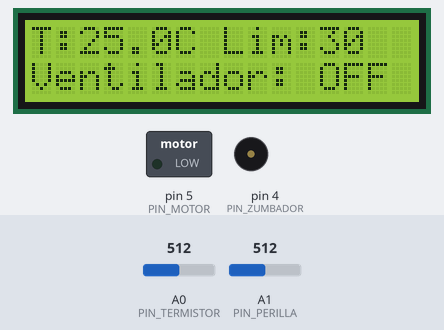
Bench run of a sketch on a simulated Arduino Uno, built with avr-gcc and run on an emulated ATmega328P. Shown: 16×2 character LCD, switched loads named in the sketch (green lamp = pin HIGH), buzzer (waves = sounding). The test bench sets the inputs (shaded band); at power-on: A0 (PIN_TERMISTOR) = 512, A1 (PIN_PERILLA) = 512.

Above: at 2.7 s.
2.8 s: A0 (PIN_TERMISTOR) set to 549
At 4.0 s:
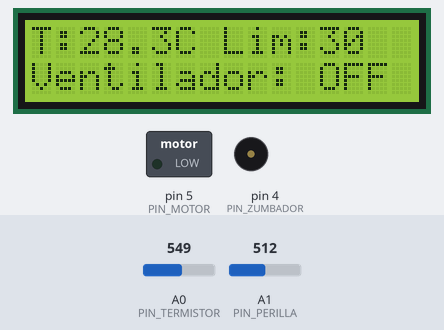
4.6 s: A0 (PIN_TERMISTOR) set to 577
At 5.6 s:
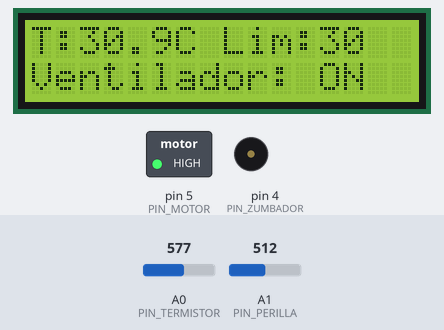
6.2 s: A0 (PIN_TERMISTOR) set to 611
At 7.3 s:
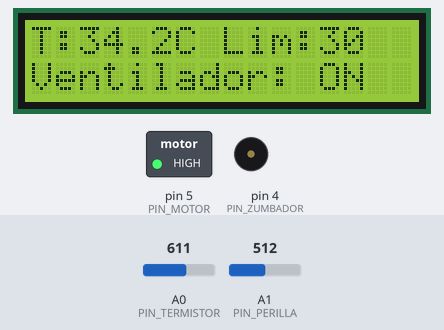
7.8 s: A0 (PIN_TERMISTOR) set to 633
At 8.0 s:
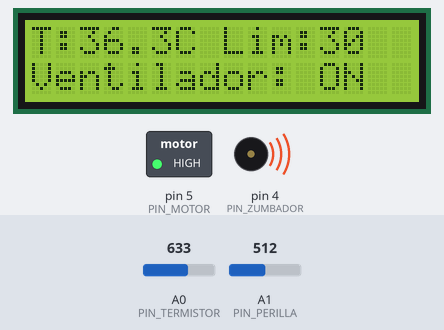
10.9 s: A1 (PIN_PERILLA) set to 905
At 11.42 s:
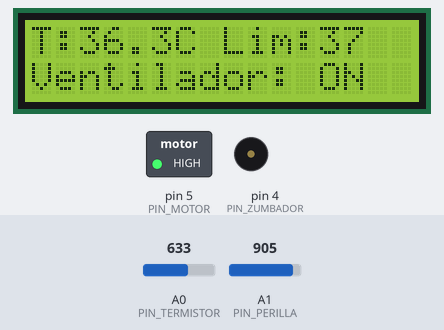
12.5 s: A1 (PIN_PERILLA) set to 930
At 12.74 s:
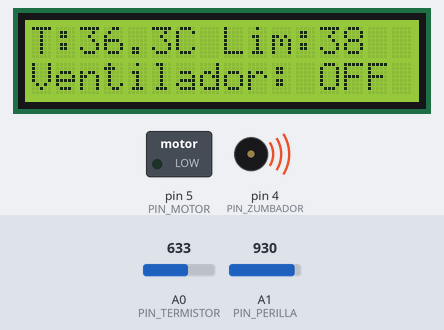
Timing chart, 0 to 16.6 s (numbered marks = the images above; inputs shaded):
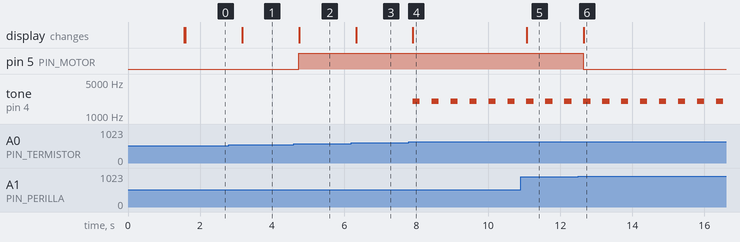

Measured:
- the behaviour switches between 567 and 568 on A0 (PIN_TERMISTOR) (found by bisection; images 1 and 2)
- the behaviour switches between 619 and 620 on A0 (PIN_TERMISTOR) (found by bisection; images 3 and 4)
- the behaviour switches between 920 and 921 on A1 (PIN_PERILLA) (found by bisection; images 5 and 6)
- after the input at 2.8 s, the display: changes after 0.37 s (image 1)
- after the input at 4.6 s, pin 5 (PIN_MOTOR): LOW → HIGH after 0.15 s; the display: changes after 0.15 s (image 2)
- after the input at 6.2 s, the display: changes after 0.13 s (image 3)
- after the input at 7.8 s, tone on pin 4 (PIN_ZUMBADOR): alternates 2000 Hz for 0.20 s and silent for 0.33 s, starting after 0.10 s; the display: changes after 0.11 s (image 4)
- after the input at 10.9 s, the display: changes after 0.17 s (image 5)
- after the input at 12.5 s, pin 5 (PIN_MOTOR): HIGH → LOW after 0.14 s; the display: changes after 0.14 s (image 6)

The sketch:

P23_aviso_35.ino
```cpp
/*
  P23 · Reto: un zumbador que avisa si pasa de 35 grados (solución del instructor)    Sesión 12
  ------------------------------------------------------------------
  Qué hace: el termostato de P23 y, además, un zumbador PASIVO que da un pitido corto en cada
  ciclo mientras la temperatura sea de 35 grados o más.

  Conexiones: las de P23, y
    Zumbador PASIVO   una pata -> resistencia 220 ohm -> pin 4 ; otra pata -> GND
                      (los pines 7 a 12 son de la pantalla y el 5 del ventilador: el zumbador va al 4)

  Ideas clave:
    - Dos decisiones independientes con la misma lectura: una para el ventilador (con histéresis)
      y otra para la alarma (con un umbral fijo).
    - El zumbador pasivo se maneja con tone() (Sesión 4) y siempre lleva su resistencia de 220 ohm.
*/

#include <LiquidCrystal.h>

//                RS, E, D4, D5, D6, D7
LiquidCrystal lcd(12, 11, 10, 9, 8, 7);

const int PIN_TERMISTOR = A0;
const int PIN_PERILLA = A1;
const int PIN_MOTOR = 5;
const int PIN_ZUMBADOR = 4;
const float TEMPERATURA_ALARMA = 35.0;
const float HISTERESIS = 1.0;          // grados de margen para apagar

bool ventiladorEncendido = false;

float leerTemperatura() {
  long suma = 0;
  for (int i = 0; i < 10; i++) {
    suma = suma + analogRead(PIN_TERMISTOR);
    delay(2);
  }
  float lectura = suma / 10.0;

  if (lectura < 1.0 || lectura > 1022.0) {
    return -273.0;                     // sensor desconectado
  }
  float resistencia = 10000.0 * (1024.0 / lectura - 1.0);
  float lnR = log(resistencia);
  float tempK = 1.0 / (0.001129148 + (0.000234125 + (0.0000000876741 * lnR * lnR)) * lnR);
  return tempK - 273.15;
}

void setup() {
  pinMode(PIN_MOTOR, OUTPUT);
  pinMode(PIN_ZUMBADOR, OUTPUT);
  lcd.begin(16, 2);
  lcd.print("Ventilador auto");
  delay(1500);
  lcd.clear();
}

void loop() {
  float temperatura = leerTemperatura();
  int limite = map(analogRead(PIN_PERILLA), 0, 1023, 20, 40);

  if (temperatura < -200.0) {
    // sin lectura válida: por seguridad, el ventilador se apaga
    ventiladorEncendido = false;
    digitalWrite(PIN_MOTOR, LOW);
    lcd.setCursor(0, 0);
    lcd.print("Revisa termistor");
    lcd.setCursor(0, 1);
    lcd.print("                ");
    delay(500);
    return;
  }

  // Decisión con histéresis
  if (!ventiladorEncendido && temperatura >= limite) {
    ventiladorEncendido = true;
  } else if (ventiladorEncendido && temperatura <= limite - HISTERESIS) {
    ventiladorEncendido = false;
  }

  if (ventiladorEncendido) {
    digitalWrite(PIN_MOTOR, HIGH);
  } else {
    digitalWrite(PIN_MOTOR, LOW);
  }

  // Alarma: un pitido corto en cada ciclo mientras haga demasiado calor
  if (temperatura >= TEMPERATURA_ALARMA) {
    tone(PIN_ZUMBADOR, 2000, 200);
  }

  // Pantalla
  lcd.setCursor(0, 0);
  lcd.print("T:");
  lcd.print(temperatura, 1);
  lcd.print("C Lim:");
  lcd.print(limite);
  lcd.print("  ");
  lcd.setCursor(0, 1);
  if (ventiladorEncendido) {
    lcd.print("Ventilador: ON ");
  } else {
    lcd.print("Ventilador: OFF");
  }
  delay(500);
}
```
